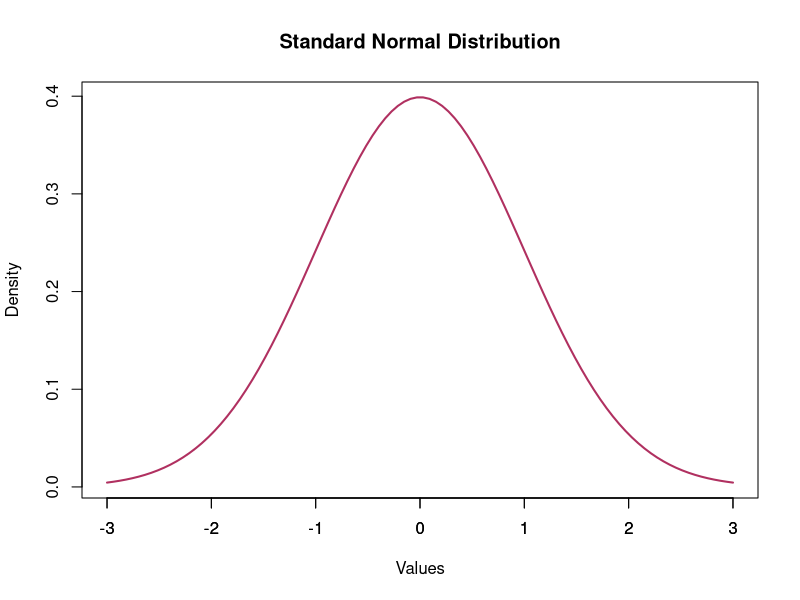
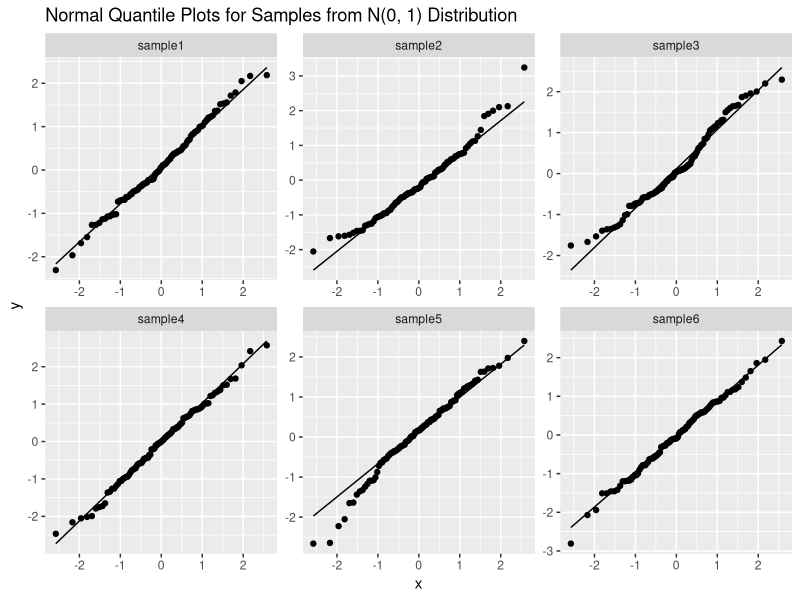
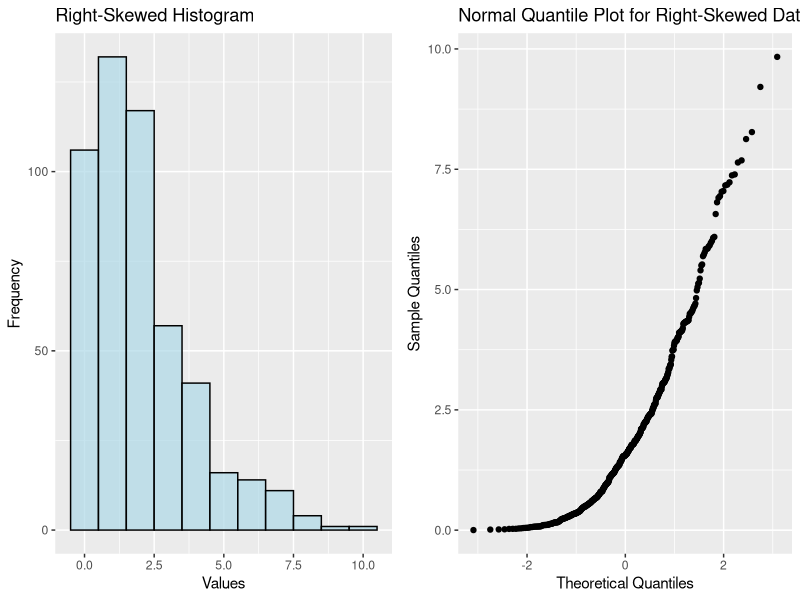
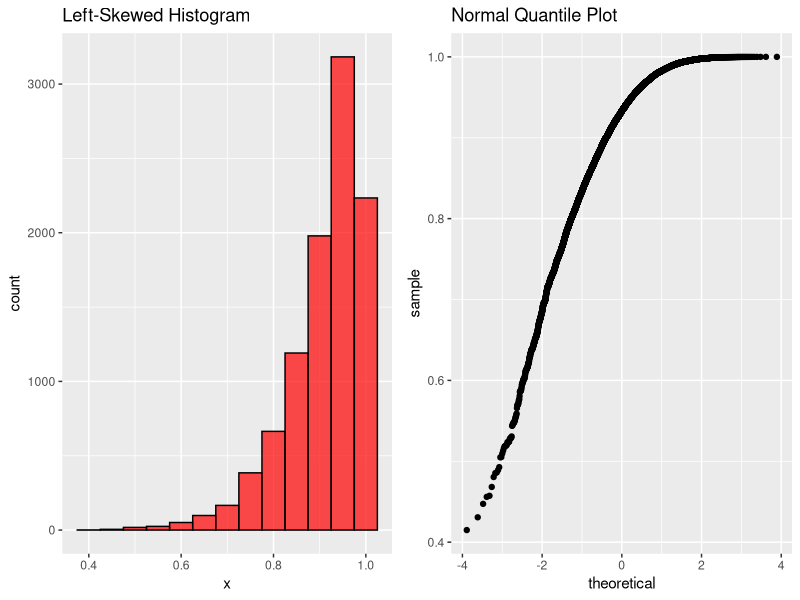
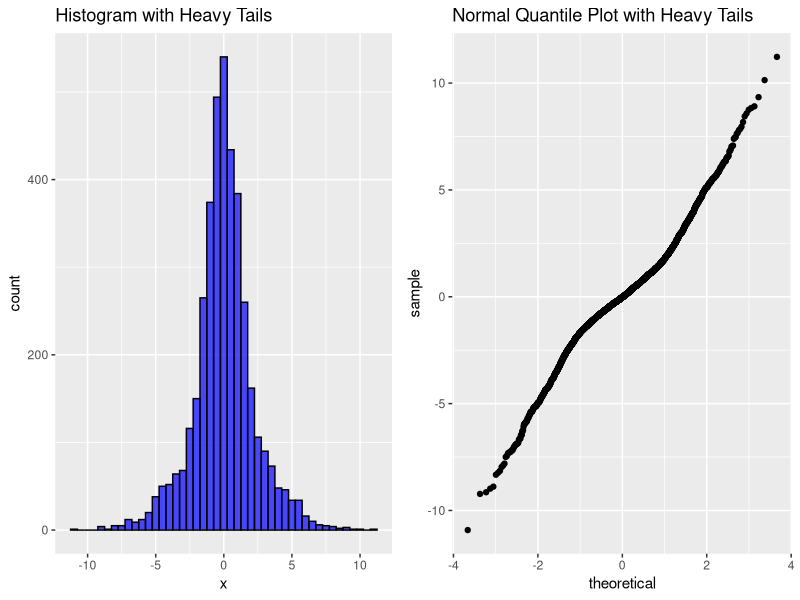

Write the R code that produced these figures, in order.
## ---- chunk 1

# Generate data for standard normal distribution
x <- seq(-3, 3, length.out = 100)
y <- dnorm(x, mean = 0, sd = 1)

# Plotting the standard normal curve
plot(x, y, type = "l", col = "maroon", lwd = 2, ylab = "Density", xlab = "Values", main = "Standard Normal Distribution")

# Customizing x-axis intervals
axis(1, at = c(-3, -2, -1, 0, 1, 2, 3), labels = c(-3, -2, -1, 0, 1, 2, 3))

## ---- chunk 2
#| echo: false
#| output: true

library(tidyverse)

# Set seed for reproducibility
set.seed(123)

# Create a data frame with six samples from a N(0, 1) distribution
data <- data.frame(
  sample1 = rnorm(100),
  sample2 = rnorm(100),
  sample3 = rnorm(100),
  sample4 = rnorm(100),
  sample5 = rnorm(100),
  sample6 = rnorm(100)
)

# Create normal quantile plots using ggplot2
data_long <- gather(data, key = "Sample", value = "Values")

ggplot(data_long, aes(sample = Values)) +
  stat_qq() +
  stat_qq_line() +
  facet_wrap(~ Sample, scales = "free") +
  ggtitle("Normal Quantile Plots for Samples from N(0, 1) Distribution")
## ---- chunk 3
#| echo: false
#| output: true

# Set seed for reproducibility
set.seed(13)

# Generate a right-skewed dataset
right_skewed_data <- rgamma(500, shape = 1, rate = 0.5)

# Create a histogram
histogram_plot <- ggplot(data.frame(x = right_skewed_data), aes(x)) +
  geom_histogram(binwidth = 1, fill = "lightblue", color = "black", alpha = 0.7) +
  ggtitle("Right-Skewed Histogram") +
  xlab("Values") +
  ylab("Frequency")

# Create a normal quantile plot
qq_plot <- ggplot(data.frame(x = right_skewed_data), aes(sample = x)) +
  stat_qq() +
  ggtitle("Normal Quantile Plot for Right-Skewed Data") +
  xlab("Theoretical Quantiles") +
  ylab("Sample Quantiles")

# Display the plots side by side
gridExtra::grid.arrange(histogram_plot, qq_plot, ncol = 2)
## ---- chunk 4
# Set seed for reproducibility
set.seed(425)

# Generate left-skewed data using beta distribution
data <- rbeta(10000, 10, 1)

# Create left-skewed histogram
left_skewed_hist <- ggplot(data = data.frame(x = data), aes(x)) +
  geom_histogram(binwidth = 0.05, fill = "red", color = "black", alpha = 0.7) +
  labs(title = "Left-Skewed Histogram")

# Create normal quantile plot
normal_qq_plot <- ggplot(data = data.frame(x = data), aes(sample = x)) +
  stat_qq() +
  labs(title = "Normal Quantile Plot")

gridExtra::grid.arrange(left_skewed_hist, normal_qq_plot, ncol = 2)
## ---- chunk 5
# Set seed for reproducibility
set.seed(6)

# Generate data with heavy tails (skewness)
data <- c(rnorm(500, mean = 0, sd = 1),
          rnorm(500, mean = 0, sd = 1),
          rnorm(2000, mean = 0, sd = 3),
          rnorm(500, mean = 0, sd = 1),
          rnorm(500, mean = 0, sd = 1))

# Create left-skewed histogram
heavy_tails_hist <- ggplot(data = data.frame(x = data), aes(x)) +
  geom_histogram(binwidth = 0.5, fill = "blue", color = "black", alpha = 0.7) +
  labs(title = "Histogram with Heavy Tails")

# Create normal quantile plot
heavy_tails_qq_plot <- ggplot(data = data.frame(x = data), aes(sample = x)) +
  stat_qq() +
  labs(title = "Normal Quantile Plot with Heavy Tails")

# Display the plots side by side
gridExtra::grid.arrange(heavy_tails_hist, heavy_tails_qq_plot, ncol = 2)
